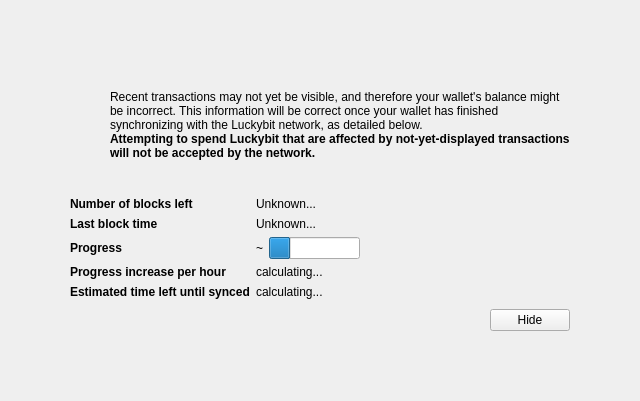
<?xml version="1.0" encoding="UTF-8"?>
<ui version="4.0">
 <class>ModalOverlay</class>
 <widget class="ModalOverlay" name="ModalOverlay">
  <property name="geometry">
   <rect>
    <x>0</x>
    <y>0</y>
    <width>640</width>
    <height>401</height>
   </rect>
  </property>
  <property name="windowTitle">
   <string>Form</string>
  </property>
  <layout class="QVBoxLayout" name="verticalLayout" stretch="0">
   <property name="sizeConstraint">
    <enum>QLayout::SetDefaultConstraint</enum>
   </property>
   <property name="leftMargin">
    <number>0</number>
   </property>
   <property name="topMargin">
    <number>0</number>
   </property>
   <property name="rightMargin">
    <number>0</number>
   </property>
   <property name="bottomMargin">
    <number>0</number>
   </property>
   <item>
    <widget class="QWidget" name="bgWidget" native="true">
     <property name="styleSheet">
      <string notr="true"/>
     </property>
     <layout class="QVBoxLayout" name="verticalLayoutMain" stretch="0">
      <property name="leftMargin">
       <number>60</number>
      </property>
      <property name="topMargin">
       <number>60</number>
      </property>
      <property name="rightMargin">
       <number>60</number>
      </property>
      <property name="bottomMargin">
       <number>60</number>
      </property>
      <item>
       <widget class="QWidget" name="contentWidget" native="true">
        <property name="styleSheet">
         <string notr="true"/>
        </property>
        <layout class="QVBoxLayout" name="verticalLayoutSub" stretch="1,0,0,0,0">
         <property name="spacing">
          <number>0</number>
         </property>
         <property name="leftMargin">
          <number>10</number>
         </property>
         <property name="topMargin">
          <number>10</number>
         </property>
         <property name="rightMargin">
          <number>10</number>
         </property>
         <property name="bottomMargin">
          <number>10</number>
         </property>
         <item>
          <layout class="QHBoxLayout" name="horizontalLayoutIconText" stretch="0,1">
           <property name="topMargin">
            <number>20</number>
           </property>
           <item>
            <layout class="QVBoxLayout" name="verticalLayoutIcon">
             <property name="leftMargin">
              <number>0</number>
             </property>
             <item>
              <widget class="QPushButton" name="warningIcon">
               <property name="enabled">
                <bool>false</bool>
               </property>
               <property name="text">
                <string/>
               </property>
               <property name="icon">
                <iconset>
                 <normaloff>:/icons/warning</normaloff>
                 <disabledoff>:/icons/warning</disabledoff>:/icons/warning</iconset>
               </property>
               <property name="iconSize">
                <size>
                 <width>48</width>
                 <height>48</height>
                </size>
               </property>
               <property name="flat">
                <bool>true</bool>
               </property>
              </widget>
             </item>
             <item>
              <spacer name="verticalSpacerWarningIcon">
               <property name="orientation">
                <enum>Qt::Vertical</enum>
               </property>
               <property name="sizeHint" stdset="0">
                <size>
                 <width>20</width>
                 <height>40</height>
                </size>
               </property>
              </spacer>
             </item>
            </layout>
           </item>
           <item>
            <layout class="QVBoxLayout" name="verticalLayoutInfoText">
             <property name="leftMargin">
              <number>0</number>
             </property>
             <property name="topMargin">
              <number>0</number>
             </property>
             <item>
              <widget class="QLabel" name="infoText">
               <property name="text">
                <string>Recent transactions may not yet be visible, and therefore your wallet's balance might be incorrect. This information will be correct once your wallet has finished synchronizing with the Luckybit network, as detailed below.</string>
               </property>
               <property name="textFormat">
                <enum>Qt::RichText</enum>
               </property>
               <property name="wordWrap">
                <bool>true</bool>
               </property>
              </widget>
             </item>
             <item>
              <widget class="QLabel" name="infoTextStrong">
               <property name="font">
                <font>
                 <weight>75</weight>
                 <bold>true</bold>
                </font>
               </property>
               <property name="text">
                <string>Attempting to spend Luckybit that are affected by not-yet-displayed transactions will not be accepted by the network.</string>
               </property>
               <property name="textFormat">
                <enum>Qt::RichText</enum>
               </property>
               <property name="wordWrap">
                <bool>true</bool>
               </property>
              </widget>
             </item>
             <item>
              <spacer name="verticalSpacerInTextSpace">
               <property name="orientation">
                <enum>Qt::Vertical</enum>
               </property>
               <property name="sizeHint" stdset="0">
                <size>
                 <width>20</width>
                 <height>40</height>
                </size>
               </property>
              </spacer>
             </item>
            </layout>
           </item>
          </layout>
         </item>
         <item>
          <spacer name="verticalSpacerAfterText">
           <property name="orientation">
            <enum>Qt::Vertical</enum>
           </property>
           <property name="sizeHint" stdset="0">
            <size>
             <width>20</width>
             <height>40</height>
            </size>
           </property>
          </spacer>
         </item>
         <item>
          <layout class="QFormLayout" name="formLayout">
           <property name="fieldGrowthPolicy">
            <enum>QFormLayout::FieldsStayAtSizeHint</enum>
           </property>
           <property name="horizontalSpacing">
            <number>6</number>
           </property>
           <property name="verticalSpacing">
            <number>6</number>
           </property>
           <property name="topMargin">
            <number>10</number>
           </property>
           <item row="0" column="0">
            <widget class="QLabel" name="labelNumberOfBlocksLeft">
             <property name="font">
              <font>
               <weight>75</weight>
               <bold>true</bold>
              </font>
             </property>
             <property name="text">
              <string>Number of blocks left</string>
             </property>
            </widget>
           </item>
           <item row="0" column="1">
            <widget class="QLabel" name="numberOfBlocksLeft">
             <property name="text">
              <string>Unknown...</string>
             </property>
            </widget>
           </item>
           <item row="1" column="0">
            <widget class="QLabel" name="labelLastBlockTime">
             <property name="font">
              <font>
               <weight>75</weight>
               <bold>true</bold>
              </font>
             </property>
             <property name="text">
              <string>Last block time</string>
             </property>
            </widget>
           </item>
           <item row="1" column="1">
            <widget class="QLabel" name="newestBlockDate">
             <property name="sizePolicy">
              <sizepolicy hsizetype="Maximum" vsizetype="Preferred">
               <horstretch>0</horstretch>
               <verstretch>0</verstretch>
              </sizepolicy>
             </property>
             <property name="text">
              <string>Unknown...</string>
             </property>
            </widget>
           </item>
           <item row="2" column="0">
            <widget class="QLabel" name="labelSyncDone">
             <property name="font">
              <font>
               <weight>75</weight>
               <bold>true</bold>
              </font>
             </property>
             <property name="text">
              <string>Progress</string>
             </property>
            </widget>
           </item>
           <item row="2" column="1">
            <layout class="QHBoxLayout" name="horizontalLayoutSync" stretch="0,1">
             <item>
              <widget class="QLabel" name="percentageProgress">
               <property name="text">
                <string notr="true">~</string>
               </property>
              </widget>
             </item>
             <item>
              <widget class="QProgressBar" name="progressBar">
               <property name="value">
                <number>24</number>
               </property>
               <property name="format">
                <string/>
               </property>
              </widget>
             </item>
            </layout>
           </item>
           <item row="4" column="0">
            <widget class="QLabel" name="labelProgressIncrease">
             <property name="font">
              <font>
               <weight>75</weight>
               <bold>true</bold>
              </font>
             </property>
             <property name="text">
              <string>Progress increase per hour</string>
             </property>
            </widget>
           </item>
           <item row="4" column="1">
            <widget class="QLabel" name="progressIncreasePerH">
             <property name="text">
              <string>calculating...</string>
             </property>
            </widget>
           </item>
           <item row="5" column="0">
            <widget class="QLabel" name="labelEstimatedTimeLeft">
             <property name="font">
              <font>
               <weight>75</weight>
               <bold>true</bold>
              </font>
             </property>
             <property name="text">
              <string>Estimated time left until synced</string>
             </property>
            </widget>
           </item>
           <item row="5" column="1">
            <widget class="QLabel" name="expectedTimeLeft">
             <property name="text">
              <string>calculating...</string>
             </property>
            </widget>
           </item>
          </layout>
         </item>
         <item>
          <layout class="QHBoxLayout" name="horizontalLayoutButtons">
           <property name="leftMargin">
            <number>10</number>
           </property>
           <property name="topMargin">
            <number>10</number>
           </property>
           <item>
            <spacer name="horizontalSpacer">
             <property name="orientation">
              <enum>Qt::Horizontal</enum>
             </property>
             <property name="sizeHint" stdset="0">
              <size>
               <width>40</width>
               <height>20</height>
              </size>
             </property>
            </spacer>
           </item>
           <item>
            <widget class="QPushButton" name="closeButton">
             <property name="text">
              <string>Hide</string>
             </property>
            </widget>
           </item>
          </layout>
         </item>
         <item>
          <layout class="QVBoxLayout" name="verticalLayout_2">
           <item>
            <spacer name="verticalSpacer">
             <property name="orientation">
              <enum>Qt::Vertical</enum>
             </property>
             <property name="sizeHint" stdset="0">
              <size>
               <width>20</width>
               <height>40</height>
              </size>
             </property>
            </spacer>
           </item>
          </layout>
         </item>
        </layout>
       </widget>
      </item>
     </layout>
    </widget>
   </item>
  </layout>
 </widget>
 <customwidgets>
  <customwidget>
   <class>ModalOverlay</class>
   <extends>QWidget</extends>
   <header>modaloverlay.h</header>
   <container>1</container>
  </customwidget>
 </customwidgets>
 <resources/>
 <connections/>
</ui>
